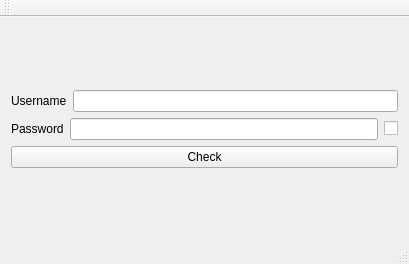
<?xml version="1.0" encoding="UTF-8"?>
<ui version="4.0">
 <class>lineEdit</class>
 <widget class="QMainWindow" name="lineEdit">
  <property name="geometry">
   <rect>
    <x>0</x>
    <y>0</y>
    <width>409</width>
    <height>264</height>
   </rect>
  </property>
  <property name="windowTitle">
   <string>lineEdit</string>
  </property>
  <widget class="QWidget" name="centralWidget">
   <layout class="QVBoxLayout" name="verticalLayout_2">
    <item>
     <layout class="QVBoxLayout" name="verticalLayout">
      <item>
       <layout class="QHBoxLayout" name="horizontalLayout">
        <item>
         <widget class="QLabel" name="label">
          <property name="text">
           <string>Username</string>
          </property>
         </widget>
        </item>
        <item>
         <widget class="QLineEdit" name="lineEdit_2"/>
        </item>
       </layout>
      </item>
      <item>
       <layout class="QHBoxLayout" name="horizontalLayout_2">
        <item>
         <widget class="QLabel" name="label_2">
          <property name="text">
           <string>Password</string>
          </property>
         </widget>
        </item>
        <item>
         <widget class="QLineEdit" name="lineEdit_3"/>
        </item>
        <item>
         <widget class="QCheckBox" name="checkBox">
          <property name="text">
           <string/>
          </property>
         </widget>
        </item>
       </layout>
      </item>
      <item>
       <widget class="QPushButton" name="pushButton">
        <property name="text">
         <string>Check</string>
        </property>
       </widget>
      </item>
     </layout>
    </item>
   </layout>
  </widget>
  <widget class="QMenuBar" name="menuBar">
   <property name="geometry">
    <rect>
     <x>0</x>
     <y>0</y>
     <width>409</width>
     <height>20</height>
    </rect>
   </property>
  </widget>
  <widget class="QToolBar" name="mainToolBar">
   <attribute name="toolBarArea">
    <enum>TopToolBarArea</enum>
   </attribute>
   <attribute name="toolBarBreak">
    <bool>false</bool>
   </attribute>
  </widget>
  <widget class="QStatusBar" name="statusBar"/>
 </widget>
 <layoutdefault spacing="6" margin="11"/>
 <resources/>
 <connections/>
</ui>
